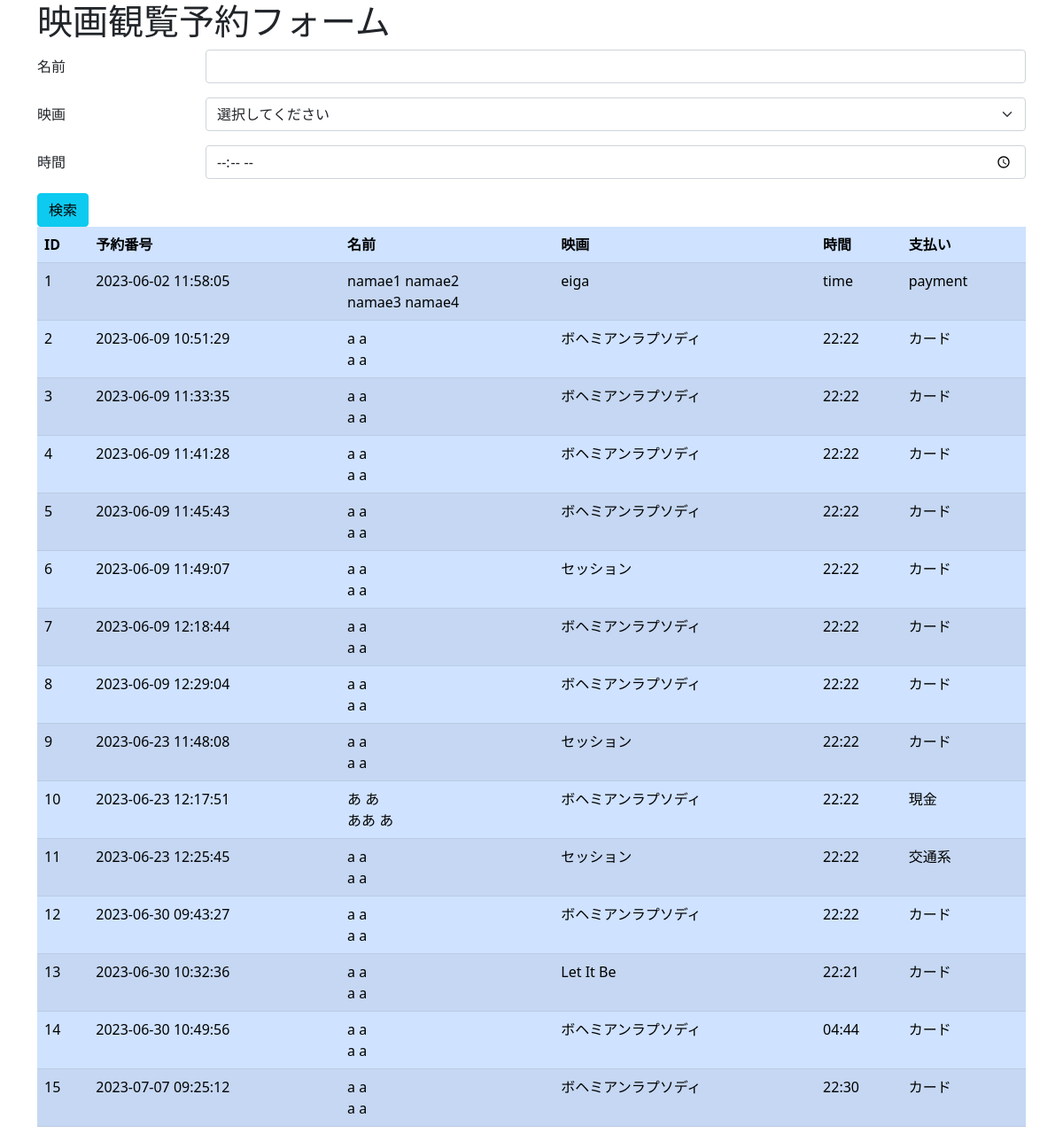
Page /list.php on the committed database.
### tables this page shows
CREATE TABLE `form` (
  `id` int(11) NOT NULL,
  `created_at` datetime NOT NULL DEFAULT CURRENT_TIMESTAMP,
  `namae1` varchar(128) NOT NULL,
  `namae2` varchar(128) NOT NULL,
  `namae3` varchar(128) NOT NULL,
  `namae4` varchar(128) NOT NULL,
  `address` text NOT NULL,
  `tel` varchar(12) NOT NULL,
  `otona` int(4) DEFAULT NULL,
  `Kodomo` int(4) DEFAULT NULL,
  `time` text NOT NULL,
  `eiga` varchar(128) NOT NULL,
  `payment` varchar(128) NOT NULL,
  `kaiinn` int(11) DEFAULT NULL,
  `Profession` varchar(128) DEFAULT NULL
);

### src/list.php (the view, shortened to what this page needs)
<?php
extract($_POST);
$errors = [];
$db_host = 'mysql';
$db_user = 'app';
$db_password = 'app_passwd';
$db_db = 'test';
$mysqli = @new mysqli(
  $db_host,
  $db_user,
  $db_password,
  $db_db
);
if ($mysqli->connect_error) {
  $errors[] = "[{$mysqli->connect_errno}]::MySQLのエラーです";
} else {
  $query  = "SELECT id, created_at, namae4,namae3, namae2, namae1, eiga, time, payment FROM form ORDER BY id ASC";
  $stmt   = $mysqli->prepare($query);
  try {
    $stmt->execute();
    $rows = [];
    $result = $stmt->get_result();
    while ($row = $result->fetch_array(MYSQLI_ASSOC)) {
      $rows[] = $row;
    }
  } catch (Exception $e) {
    $errors[] = "[99999]::{$e->getMessage()}";
  }
}
?>
<!doctype html>
<html lang="en">
<head>
  <link href="https://cdn.jsdelivr.net/npm/bootstrap@5.0.2/dist/css/bootstrap.min.css" rel="stylesheet">
</head>
<body>
  <div class="container">
    <h1>映画観覧予約フォーム</h1>
    <form method="post" action="./list.php">
      <div class="mb-3 row">
        <label for="namae1" class="col-sm-2 col-form-label">名前</label>
        <div class="col-sm-10">
          <input type="text" name="namae1" class="form-control" id="namae1">
        </div>
      </div>
      <div class="mb-3 row">
        <label for="eiga" class="col-sm-2 col-form-label">映画</label>
        <div class="col-sm-10">
          <select class="form-select" name="eiga" id="eiga">
            <option selected disabled>選択してください</option>
          </select>
        </div>
      </div>
      <div class="mb-3 row">
        <label for="time" class="col-sm-2 col-form-label">時間</label>
        <div class="col-sm-10">
          <input type="time" name="time" class="form-control" id="time">
        </div>
      </div>
      <button type="submit" class="btn btn-info">検索</button>
    </form>
    <?php if (empty($errors)) { ?>
      <table class="table table-primary table-striped">
        <thead>
          <tr>
            <th>ID</th>
            <th>予約番号</th>
            <th>名前</th>
            <th>映画</th>
            <th>時間</th>
            <th>支払い</th>
        </thead>
        <tbody>
          <?php foreach ($rows as $row) { ?>
            <tr>
              <td><?php echo htmlspecialchars($row['id']); ?></td>
              <td><?php echo htmlspecialchars($row['created_at']); ?></td>
              <td>
                  <?php echo htmlspecialchars("{$row['namae1']} {$row['namae2']}"); ?>
                  <br>
                  <?php echo htmlspecialchars("{$row['namae3']} {$row['namae4']}"); ?>
              <td><?php echo htmlspecialchars($row['eiga']); ?></td>
              <td><?php echo htmlspecialchars($row['time']); ?></td>
              <td><?php echo htmlspecialchars($row['payment']); ?></td>
            </tr>
          <?php } ?>
        </tbody>
      </table>
    <?php } else { ?>
      <div class="alert alert-danger" role="alert">
        <?php echo implode("<br>", $errors); ?>
      </div>
    <?php } ?>
  </div>
</body>
</html>

### rows in the picture
form: id "1", created_at "2023-06-02 11:58:05", namae1+namae2 "namae1 namae2", namae3+namae4 "namae3 namae4", eiga "eiga", time "time", payment "payment"
form: id "2", created_at "2023-06-09 10:51:29", namae1+namae2 "a a", namae3+namae4 "a a", eiga "ボヘミアンラプソディ", time "22:22", payment "カード"
form: id "3", created_at "2023-06-09 11:33:35", namae1+namae2 "a a", namae3+namae4 "a a", eiga "ボヘミアンラプソディ", time "22:22", payment "カード"
form: id "4", created_at "2023-06-09 11:41:28", namae1+namae2 "a a", namae3+namae4 "a a", eiga "ボヘミアンラプソディ", time "22:22", payment "カード"
form: id "5", created_at "2023-06-09 11:45:43", namae1+namae2 "a a", namae3+namae4 "a a", eiga "ボヘミアンラプソディ", time "22:22", payment "カード"
form: id "6", created_at "2023-06-09 11:49:07", namae1+namae2 "a a", namae3+namae4 "a a", eiga "セッション", time "22:22", payment "カード"
form: id "7", created_at "2023-06-09 12:18:44", namae1+namae2 "a a", namae3+namae4 "a a", eiga "ボヘミアンラプソディ", time "22:22", payment "カード"
form: id "8", created_at "2023-06-09 12:29:04", namae1+namae2 "a a", namae3+namae4 "a a", eiga "ボヘミアンラプソディ", time "22:22", payment "カード"
form: id "9", created_at "2023-06-23 11:48:08", namae1+namae2 "a a", namae3+namae4 "a a", eiga "セッション", time "22:22", payment "カード"
form: id "10", created_at "2023-06-23 12:17:51", namae1+namae2 "あ あ", namae3+namae4 "ああ あ", eiga "ボヘミアンラプソディ", time "22:22", payment "現金"
form: id "11", created_at "2023-06-23 12:25:45", namae1+namae2 "a a", namae3+namae4 "a a", eiga "セッション", time "22:22", payment "交通系"
form: id "12", created_at "2023-06-30 09:43:27", namae1+namae2 "a a", namae3+namae4 "a a", eiga "ボヘミアンラプソディ", time "22:22", payment "カード"
form: id "13", created_at "2023-06-30 10:32:36", namae1+namae2 "a a", namae3+namae4 "a a", eiga "Let It Be", time "22:21", payment "カード"
form: id "14", created_at "2023-06-30 10:49:56", namae1+namae2 "a a", namae3+namae4 "a a", eiga "ボヘミアンラプソディ", time "04:44", payment "カード"
form: id "15", created_at "2023-07-07 09:25:12", namae1+namae2 "a a", namae3+namae4 "a a", eiga "ボヘミアンラプソディ", time "22:30", payment "カード"
